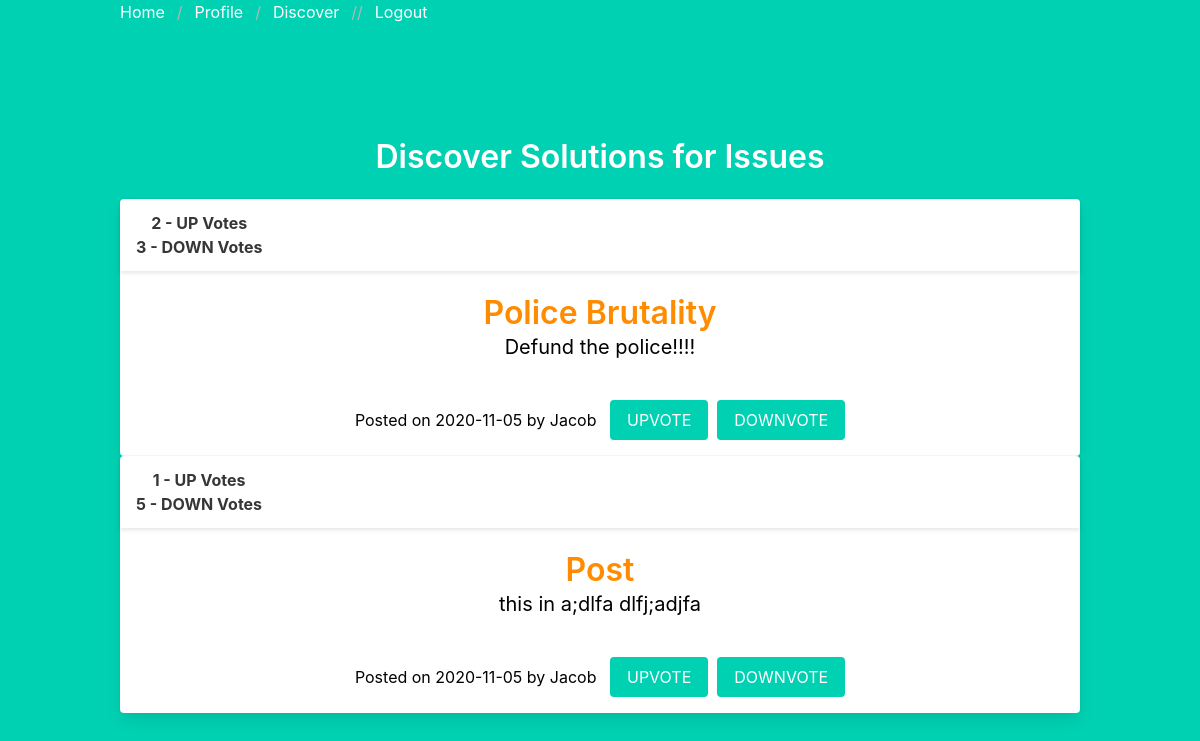
Page /discover (signed in) on the earlier database version.
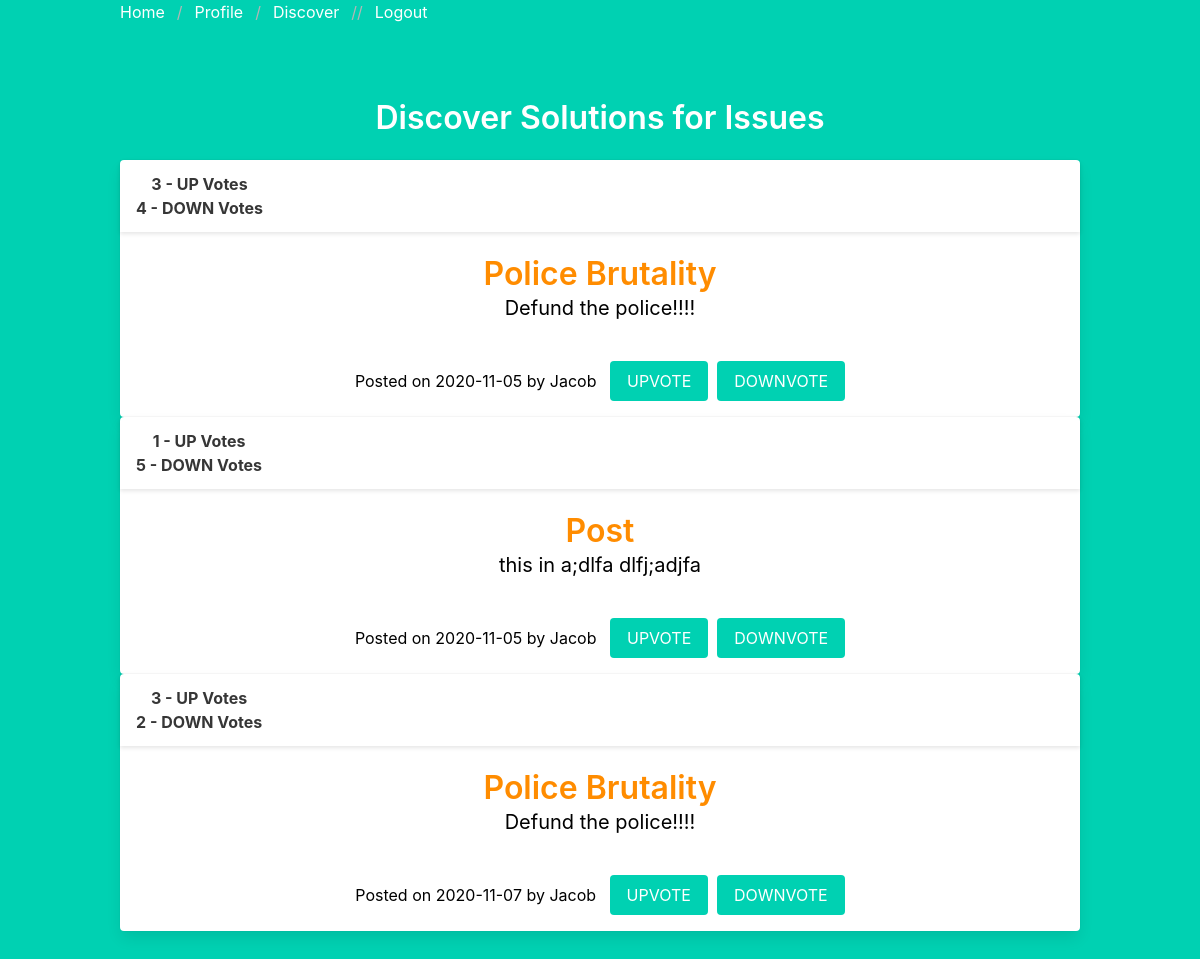
Same page on the later database version.
### models.py (models this page shows, shortened)
class Post(db.Model):
	__tablename__ = 'post'
	__table_args__ = {'extend_existing': True}
	id = db.Column(db.Integer, primary_key=True)
	title = db.Column(db.String(100), nullable=False)
	body = db.Column(db.Text, nullable=False)
	author = db.Column(db.String(100), nullable=False)
	user_id = db.Column(db.Integer, db.ForeignKey('user.id'), nullable=False)
	create_dttm = db.Column(db.DateTime, default= datetime.utcnow)

### main.py (the view)
@main.route('/discover')
@login_required
def discover():
	all_posts = Post.query.all()
	return render_template('discover.html', all_posts = all_posts, Likes = Likes, Dislikes = Dislikes)

### __init__.py (called while the page is built)
def create_app():
    app = Flask(__name__)
    db_path = os.path.join(os.path.dirname(__file__), 'db.sqlite')
    db_uri = 'sqlite:///{}'.format(db_path)
    app.config['SQLALCHEMY_DATABASE_URI'] = db_uri
    app.config['SECRET_KEY'] = 'secret-key-goes-here'
    db.init_app(app)
    login_manager = LoginManager()
    login_manager.login_view = 'auth.login'
    login_manager.init_app(app)
    from .models import User
    @login_manager.user_loader
    def load_user(user_id):
        return User.query.get(int(user_id))
    from .auth import auth as auth_blueprint
    app.register_blueprint(auth_blueprint)
    from .main import main as main_blueprint
    app.register_blueprint(main_blueprint)
    return app

### templates/discover.html (shortened to what this page needs)
{% extends "base.html" %}
{% block content %}
<h1 class="title">
  Discover Solutions for Issues
</h1>
{% if current_user.is_authenticated %}
{% for post in all_posts %}
<div class='container'>
    <div class='card'>
      <header class="card-header">
        <p class="card-header-title">
          {{ Likes.query.filter_by(post_id=post.id).count() }} - UP Votes <br>
          {{ Dislikes.query.filter_by(post_id=post.id).count() }} - DOWN Votes
        </p>
      </header>
      <div class='card-content'>
        <h1 class='title' style='color:darkorange'> {{ post.title }} </h1>
        <p class='subtitle' style='color:black'> {{ post.body }} </p>
      </div>
      <footer class='card-footer-item'>
        <span style='color:black'>
          Posted on {{ post.create_dttm.date() }} by {{ post.author }}  &nbsp;&nbsp;
        </span>
        <br>
        <form action="{{ url_for('main.like_post') }}", method="POST">
            <button class="button is-primary" type="submit">
                UPVOTE
            </button>
        </form>
        <br>&nbsp;&nbsp;<br>
        <form action="{{ url_for('main.dislike_post') }}", method="POST">
            <button class="button is-primary" type="submit" >
                DOWNVOTE
            </button>
        </form>
      </footer>
  </div>
  </div>
{% endfor %}
{% endif %}
{% endblock %}

### templates/base.html (shortened to what this page needs)
<!DOCTYPE html>
<html>
<head>
    <link rel="stylesheet" href="https://cdnjs.cloudflare.com/ajax/libs/bulma/0.7.2/css/bulma.min.css" />
</head>
<body>
    <section class="hero is-primary is-fullheight">
        <div class="hero-head">
            <nav class="navbar">
                <div class="container">
                    <div id="navbarMenuHeroA" class="breadcrumb is-centered" aria-label="breadcrumbs">
                        <div class="breadcrumb is-centered" aria-label="breadcrumbs">
                            <ul>
                                <li>
                                    <a href="{{ url_for('main.index') }}" class="navbar-item">
                                    Home
                                    </a>
                                </li>
                                <li>
                                    {% if current_user.is_authenticated %}
                                    <a href="{{ url_for('main.profile') }}" class="navbar-item">
                                        Profile
                                    </a>
                                {% endif %}
                                </li>
                                <li>
                                    {% if current_user.is_authenticated %}
                                    <a href="{{ url_for('main.discover') }}" class="navbar-item">
                                        Discover
                                    </a>
                                    {% endif %}
                                </li>
                                <li>
                                <li>
                                    {% if current_user.is_authenticated %}
                                    <a href="{{ url_for('auth.logout') }}" class="navbar-item">
                                        Logout
                                    </a>
                                    {% endif %}
                                </li>
                            </ul>
                        </div>
                    </div>
                </div>
            </nav>
        </div>
        <div class="hero-body">
            <div class="container has-text-centered">
               {% block content %}
               {% endblock %}
            </div>
        </div>
    </section>
</body>
</html>

Differences in the rows shown:
computed for Post (number 1 of 3 on the later page): query.filter_by "2" → "3"; query.filter_by "3" → "4"
added Post: query.filter_by "3", query.filter_by "2", title "Police Brutality", body "Defund the police!!!!", create_dttm "2020-11-07", author "Jacob"
